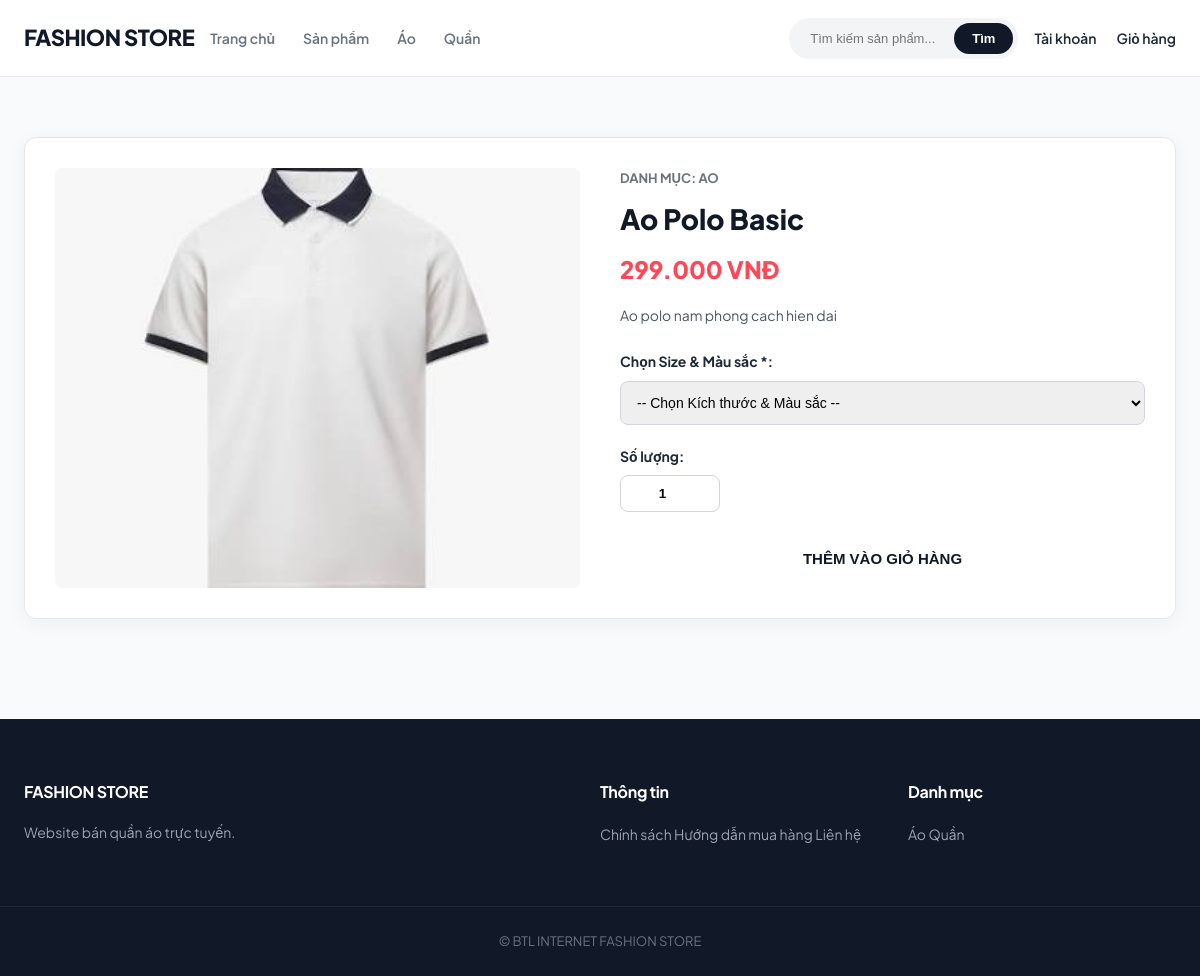
Page /products/detail.php?id=2 on the committed database.
### tables this page shows
CREATE TABLE san_pham (
    id_san_pham INT AUTO_INCREMENT PRIMARY KEY,
    id_danh_muc INT NOT NULL,
    ten_san_pham VARCHAR(150) NOT NULL,
    mo_ta TEXT,
    gia_co_ban DECIMAL(12,2) NOT NULL,
    hinh_anh VARCHAR(255),
    trang_thai TINYINT DEFAULT 1,
    ngay_tao DATETIME DEFAULT CURRENT_TIMESTAMP,
    ngay_cap_nhat DATETIME DEFAULT CURRENT_TIMESTAMP
        ON UPDATE CURRENT_TIMESTAMP,

    FOREIGN KEY (id_danh_muc)
        REFERENCES danh_muc(id_danh_muc)
);

CREATE TABLE danh_muc (
    id_danh_muc INT AUTO_INCREMENT PRIMARY KEY,
    ten_danh_muc VARCHAR(100) NOT NULL,
    mo_ta TEXT,
    trang_thai TINYINT DEFAULT 1
);

### config.php (called while the page is built, shortened)
<?php
$base_url = '/fashion_store';
?>

### products/detail.php (the view, shortened to what this page needs)
<?php
require_once "../config.php";
$id_san_pham = isset($_GET['id']) ? (int)$_GET['id'] : 0;
$stmt = $conn->prepare("SELECT sp.*, dm.ten_danh_muc
                        FROM san_pham sp
                        JOIN danh_muc dm ON sp.id_danh_muc = dm.id_danh_muc
                        WHERE sp.id_san_pham = ? AND sp.trang_thai = 1");
$stmt->execute([$id_san_pham]);
$product = $stmt->fetch(PDO::FETCH_ASSOC);
$sql_variant = "SELECT bt.*, kt.ten_kich_thuoc, ms.ten_mau_sac, ms.ma_mau
                FROM bien_the_san_pham bt
                JOIN kich_thuoc kt ON bt.id_kich_thuoc = kt.id_kich_thuoc
                JOIN mau_sac ms ON bt.id_mau_sac = ms.id_mau_sac
                WHERE bt.id_san_pham = ? AND bt.so_luong_ton > 0";
$stmt_variant = $conn->prepare($sql_variant);
$stmt_variant->execute([$id_san_pham]);
$variants = $stmt_variant->fetchAll(PDO::FETCH_ASSOC);
require_once "../header.php";
?>
<div class="container section">
    <div style="display: grid; grid-template-columns: 1fr 1fr; gap: 40px; background: #fff; padding: 30px; border-radius: 12px; border: 1px solid #e5e7eb; box-shadow: 0 4px 20px rgba(0,0,0,0.05);">
        <div style="height: 420px; background: #f3f4f6; border-radius: 8px; overflow: hidden;">
            <img src="<?= $base_url ?>/images/products/<?= htmlspecialchars($product['hinh_anh']) ?>"
                 alt="<?= htmlspecialchars($product['ten_san_pham']) ?>"
                 style="width: 100%; height: 100%; object-fit: cover;"
                 onerror="this.src='https://via.placeholder.com/400x400?text=No+Image'">
        </div>
        <div>
            <p style="color: #6b7280; font-size: 13px; font-weight: 700; text-transform: uppercase;">
                Danh mục: <?= htmlspecialchars($product['ten_danh_muc']) ?>
            </p>
            <h1 style="font-size: 28px; font-weight: 800; margin: 8px 0; color: #111827;">
                <?= htmlspecialchars($product['ten_san_pham']) ?>
            </h1>
            <p style="font-size: 24px; font-weight: 800; color: #ff4757; margin-bottom: 16px;">
                <?= number_format($product['gia_co_ban'], 0, ',', '.') ?> VNĐ
            </p>
            <p style="color: #4b5563; font-size: 14px; line-height: 1.6; margin-bottom: 24px;">
                <?= nl2br(htmlspecialchars($product['mo_ta'])) ?>
            </p>
            <form action="<?= $base_url ?>/cart/add.php" method="POST">
                <div style="margin-bottom: 20px;">
                    <label style="font-weight: 700; font-size: 14px; display: block; margin-bottom: 8px;">
                        Chọn Size & Màu sắc *:
                    </label>
                    <?php if (!empty($variants)): ?>
                        <select name="id_bien_the" required style="width: 100%; padding: 12px; border: 1px solid #d1d5db; border-radius: 8px; outline: none; font-size: 14px;">
                            <option value="">-- Chọn Kích thước & Màu sắc --</option>
                        </select>
                    <?php else: ?>
                        <p style="color: #ff4757; font-size: 14px; font-weight: 600;">Sản phẩm hiện tại đã hết hàng.</p>
                    <?php endif; ?>
                </div>
                <div style="margin-bottom: 24px;">
                    <label style="font-weight: 700; font-size: 14px; display: block; margin-bottom: 8px;">Số lượng:</label>
                    <input type="number" name="so_luong" value="1" min="1" style="width: 100px; padding: 10px; border: 1px solid #d1d5db; border-radius: 8px; outline: none; text-align: center; font-weight: 600;">
                </div>
                <?php if (!empty($variants)): ?>
                    <button type="submit" class="btn" style="width: 100%; border: none; cursor: pointer; text-align: center; font-size: 15px;">
                        THÊM VÀO GIỎ HÀNG
                    </button>
                <?php endif; ?>
            </form>
        </div>
    </div>
</div>
<?php require_once "../footer.php"; ?>

### css/style.css (style rules this page uses)
:root { --primary-color: #111827; --accent-color: #ff4757; --bg-light: #f9fafb; --bg-white: #ffffff; --text-main: #1f2937; --text-muted: #6b7280; --border-color: #e5e7eb; --radius-sm: 8px; --radius-md: 12px; --radius-lg: 16px; --shadow-sm: 0 1px 3px rgba(0, 0, 0, 0.05); --shadow-md: 0 4px 20px -2px rgba(0, 0, 0, 0.08); --transition: all 0.3s cubic-bezier(0.4, 0, 0.2, 1); }
* { margin: 0; padding: 0; box-sizing: border-box; }
body { font-family: "Plus Jakarta Sans", -apple-system, BlinkMacSystemFont, sans-serif; background-color: var(--bg-light); color: var(--text-main); line-height: 1.6; }
img { max-width: 100%; display: block; }
.btn { display: inline-block; padding: 14px 32px; background-color: var(--bg-white); color: var(--primary-color); font-weight: 700; font-size: 14px; border-radius: 50px; box-shadow: 0 10px 25px rgba(255, 255, 255, 0.1); }
.container { max-width: 1200px; margin: auto; padding: 0 24px; }
.section { margin: 60px 0; }

### rows in the picture
san_pham: hinh_anh (picture), id_danh_muc.ten_danh_muc "AO", ten_san_pham "Ao Polo Basic", gia_co_ban "299.000", mo_ta "Ao polo nam phong cach hien dai"
